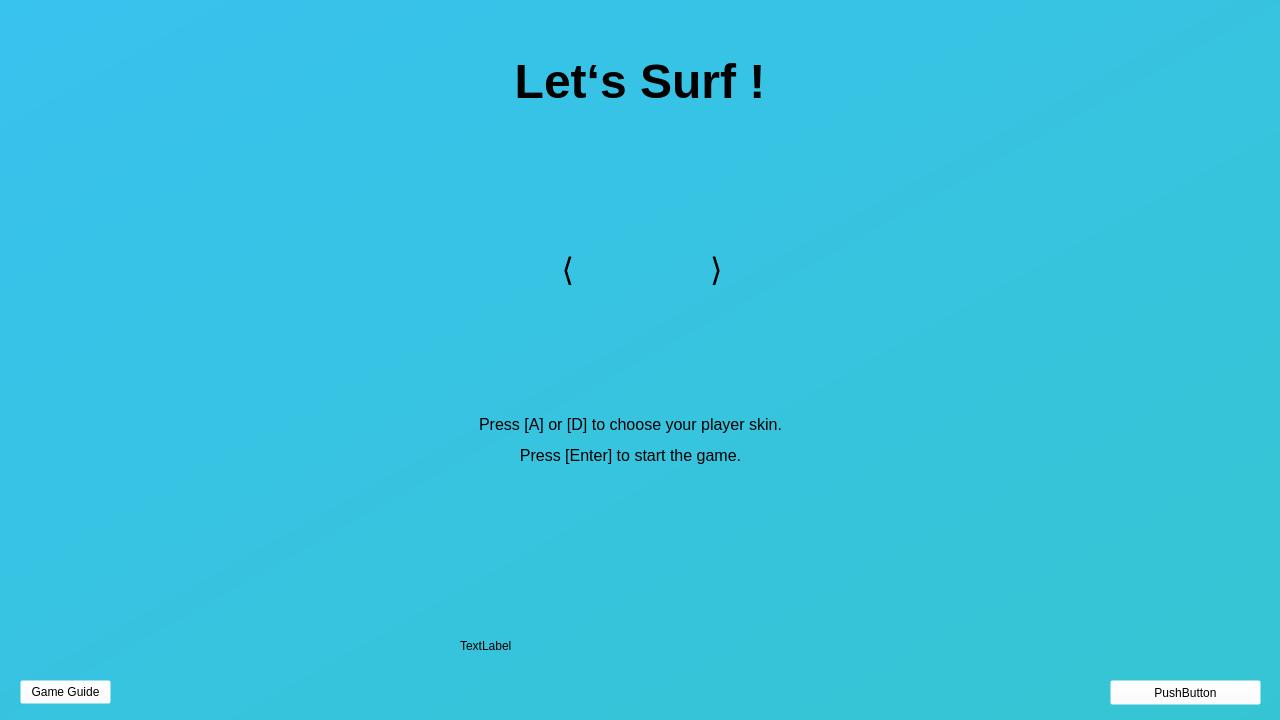
<?xml version="1.0" encoding="UTF-8"?>
<ui version="4.0">
 <class>SurfClass</class>
 <widget class="QWidget" name="SurfClass">
  <property name="enabled">
   <bool>true</bool>
  </property>
  <property name="geometry">
   <rect>
    <x>0</x>
    <y>0</y>
    <width>1280</width>
    <height>720</height>
   </rect>
  </property>
  <property name="sizePolicy">
   <sizepolicy hsizetype="Fixed" vsizetype="Fixed">
    <horstretch>0</horstretch>
    <verstretch>0</verstretch>
   </sizepolicy>
  </property>
  <property name="minimumSize">
   <size>
    <width>1280</width>
    <height>720</height>
   </size>
  </property>
  <property name="maximumSize">
   <size>
    <width>1280</width>
    <height>720</height>
   </size>
  </property>
  <property name="windowTitle">
   <string>Surf</string>
  </property>
  <property name="styleSheet">
   <string notr="true">#SurfClass {
	background-color: qlineargradient(spread:pad, x1:0, y1:0, x2:1, y2:1, stop:0 rgba(56, 194, 238, 255), stop:1 rgba(53, 197, 210, 255));
}</string>
  </property>
  <widget class="QTextBrowser" name="title">
   <property name="enabled">
    <bool>true</bool>
   </property>
   <property name="geometry">
    <rect>
     <x>0</x>
     <y>50</y>
     <width>1280</width>
     <height>70</height>
    </rect>
   </property>
   <property name="sizePolicy">
    <sizepolicy hsizetype="Fixed" vsizetype="Fixed">
     <horstretch>0</horstretch>
     <verstretch>0</verstretch>
    </sizepolicy>
   </property>
   <property name="acceptDrops">
    <bool>false</bool>
   </property>
   <property name="layoutDirection">
    <enum>Qt::LeftToRight</enum>
   </property>
   <property name="styleSheet">
    <string notr="true">background-color: rgba(0, 202, 255, 0);
border: none;</string>
   </property>
   <property name="inputMethodHints">
    <set>Qt::ImhNone</set>
   </property>
   <property name="html">
    <string>&lt;!DOCTYPE HTML PUBLIC &quot;-//W3C//DTD HTML 4.0//EN&quot; &quot;http://www.w3.org/TR/REC-html40/strict.dtd&quot;&gt;
&lt;html&gt;&lt;head&gt;&lt;meta name=&quot;qrichtext&quot; content=&quot;1&quot; /&gt;&lt;meta charset=&quot;utf-8&quot; /&gt;&lt;style type=&quot;text/css&quot;&gt;
p, li { white-space: pre-wrap; }
hr { height: 1px; border-width: 0; }
li.unchecked::marker { content: &quot;\2610&quot;; }
li.checked::marker { content: &quot;\2612&quot;; }
&lt;/style&gt;&lt;/head&gt;&lt;body style=&quot; font-family:'Microsoft YaHei UI'; font-size:9pt; font-weight:400; font-style:normal;&quot;&gt;
&lt;p align=&quot;center&quot; style=&quot; margin-top:12px; margin-bottom:12px; margin-left:0px; margin-right:0px; -qt-block-indent:0; text-indent:0px;&quot;&gt;&lt;span style=&quot; font-size:36pt; font-weight:700;&quot;&gt;Let‘s Surf !&lt;/span&gt;&lt;/p&gt;&lt;/body&gt;&lt;/html&gt;</string>
   </property>
   <property name="textInteractionFlags">
    <set>Qt::NoTextInteraction</set>
   </property>
   <property name="openLinks">
    <bool>false</bool>
   </property>
  </widget>
  <widget class="QWidget" name="bj" native="true">
   <property name="geometry">
    <rect>
     <x>0</x>
     <y>0</y>
     <width>1280</width>
     <height>720</height>
    </rect>
   </property>
   <property name="sizePolicy">
    <sizepolicy hsizetype="Fixed" vsizetype="Fixed">
     <horstretch>0</horstretch>
     <verstretch>0</verstretch>
    </sizepolicy>
   </property>
   <property name="styleSheet">
    <string notr="true">#bj{
	background-image: url(:/assets/images/bg1280.png);
}	</string>
   </property>
   <widget class="QLabel" name="hello">
    <property name="geometry">
     <rect>
      <x>460</x>
      <y>610</y>
      <width>351</width>
      <height>71</height>
     </rect>
    </property>
    <property name="text">
     <string>TextLabel</string>
    </property>
   </widget>
   <widget class="QLabel" name="inro">
    <property name="geometry">
     <rect>
      <x>340</x>
      <y>400</y>
      <width>581</width>
      <height>81</height>
     </rect>
    </property>
    <property name="text">
     <string>&lt;html&gt;&lt;head/&gt;&lt;body&gt;&lt;p align=&quot;center&quot;&gt;&lt;span style=&quot; font-size:12pt;&quot;&gt;Press [A] or [D] to choose your player skin.&lt;/span&gt;&lt;/p&gt;&lt;p align=&quot;center&quot;&gt;&lt;span style=&quot; font-size:12pt;&quot;&gt;Press [Enter] to start the game.&lt;/span&gt;&lt;/p&gt;&lt;/body&gt;&lt;/html&gt;</string>
    </property>
   </widget>
   <widget class="QLabel" name="right">
    <property name="geometry">
     <rect>
      <x>710</x>
      <y>220</y>
      <width>54</width>
      <height>101</height>
     </rect>
    </property>
    <property name="text">
     <string>&lt;html&gt;&lt;head/&gt;&lt;body&gt;&lt;p&gt;&lt;span style=&quot; font-size:24pt;&quot;&gt;⟩&lt;/span&gt;&lt;/p&gt;&lt;/body&gt;&lt;/html&gt;</string>
    </property>
   </widget>
   <widget class="QLabel" name="left">
    <property name="geometry">
     <rect>
      <x>520</x>
      <y>220</y>
      <width>54</width>
      <height>101</height>
     </rect>
    </property>
    <property name="text">
     <string>&lt;html&gt;&lt;head/&gt;&lt;body&gt;&lt;p align=&quot;right&quot;&gt;&lt;span style=&quot; font-size:24pt;&quot;&gt;⟨&lt;/span&gt;&lt;/p&gt;&lt;/body&gt;&lt;/html&gt;</string>
    </property>
   </widget>
   <widget class="QPushButton" name="version">
    <property name="geometry">
     <rect>
      <x>1110</x>
      <y>680</y>
      <width>151</width>
      <height>25</height>
     </rect>
    </property>
    <property name="cursor">
     <cursorShape>PointingHandCursor</cursorShape>
    </property>
    <property name="layoutDirection">
     <enum>Qt::LeftToRight</enum>
    </property>
    <property name="autoFillBackground">
     <bool>false</bool>
    </property>
    <property name="styleSheet">
     <string notr="true">background-color: rgba(255, 255, 255, 0);
text-align: right；</string>
    </property>
    <property name="text">
     <string>PushButton</string>
    </property>
   </widget>
   <widget class="QPushButton" name="GuideBtn">
    <property name="geometry">
     <rect>
      <x>20</x>
      <y>680</y>
      <width>91</width>
      <height>24</height>
     </rect>
    </property>
    <property name="cursor">
     <cursorShape>PointingHandCursor</cursorShape>
    </property>
    <property name="styleSheet">
     <string notr="true">background-color: rgba(255, 255, 255, 0);
text-align: right；</string>
    </property>
    <property name="text">
     <string>Game Guide</string>
    </property>
   </widget>
  </widget>
  <zorder>bj</zorder>
  <zorder>title</zorder>
 </widget>
 <layoutdefault spacing="6" margin="11"/>
 <resources>
  <include location="Surf.qrc"/>
 </resources>
 <connections/>
</ui>
